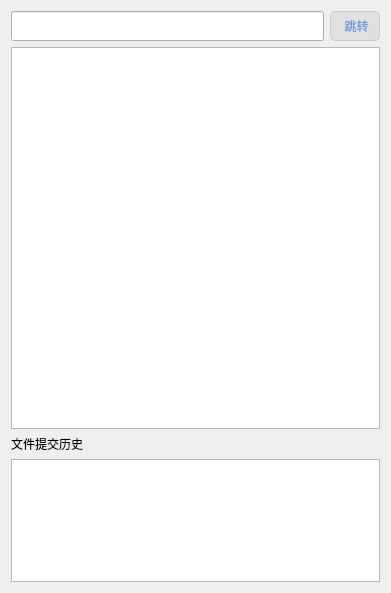
<?xml version="1.0" encoding="UTF-8"?>
<ui version="4.0">
 <class>WFileTag</class>
 <widget class="QWidget" name="WFileTag">
  <property name="geometry">
   <rect>
    <x>0</x>
    <y>0</y>
    <width>391</width>
    <height>593</height>
   </rect>
  </property>
  <property name="windowTitle">
   <string>Form</string>
  </property>
  <property name="styleSheet">
   <string notr="true"/>
  </property>
  <layout class="QGridLayout" name="gridLayout">
   <item row="0" column="0">
    <layout class="QVBoxLayout" name="verticalLayout" stretch="1,13,5">
     <item>
      <layout class="QHBoxLayout" name="horizontalLayout" stretch="7,1">
       <property name="spacing">
        <number>6</number>
       </property>
       <item>
        <widget class="QLineEdit" name="pathLineEdit">
         <property name="enabled">
          <bool>true</bool>
         </property>
         <property name="sizePolicy">
          <sizepolicy hsizetype="Expanding" vsizetype="Expanding">
           <horstretch>0</horstretch>
           <verstretch>0</verstretch>
          </sizepolicy>
         </property>
         <property name="baseSize">
          <size>
           <width>0</width>
           <height>13</height>
          </size>
         </property>
        </widget>
       </item>
       <item>
        <widget class="QPushButton" name="goButton">
         <property name="sizePolicy">
          <sizepolicy hsizetype="Minimum" vsizetype="Expanding">
           <horstretch>0</horstretch>
           <verstretch>0</verstretch>
          </sizepolicy>
         </property>
         <property name="styleSheet">
          <string notr="true">QPushButton {
    color: #7598db;  /* 设置字体颜色为橙色 */
    background-color: #e0e0e0;  /* 背景颜色为灰色（可选） */
    border: 1px solid #ccc;  /* 边框颜色为浅灰色（可选） */
    border-radius: 5px;  /* 设置圆角（可选） */
    padding: 5px 10px;  /* 设置内边距（可选） */
}
</string>
         </property>
         <property name="text">
          <string> 跳转</string>
         </property>
        </widget>
       </item>
      </layout>
     </item>
     <item>
      <widget class="QTreeView" name="treeView">
       <property name="sizePolicy">
        <sizepolicy hsizetype="Preferred" vsizetype="Preferred">
         <horstretch>0</horstretch>
         <verstretch>0</verstretch>
        </sizepolicy>
       </property>
      </widget>
     </item>
     <item>
      <layout class="QVBoxLayout" name="verticalLayout_2">
       <item>
        <widget class="QLabel" name="label">
         <property name="text">
          <string>文件提交历史</string>
         </property>
        </widget>
       </item>
       <item>
        <widget class="QListWidget" name="listWidget"/>
       </item>
      </layout>
     </item>
    </layout>
   </item>
  </layout>
 </widget>
 <resources/>
 <connections/>
</ui>
